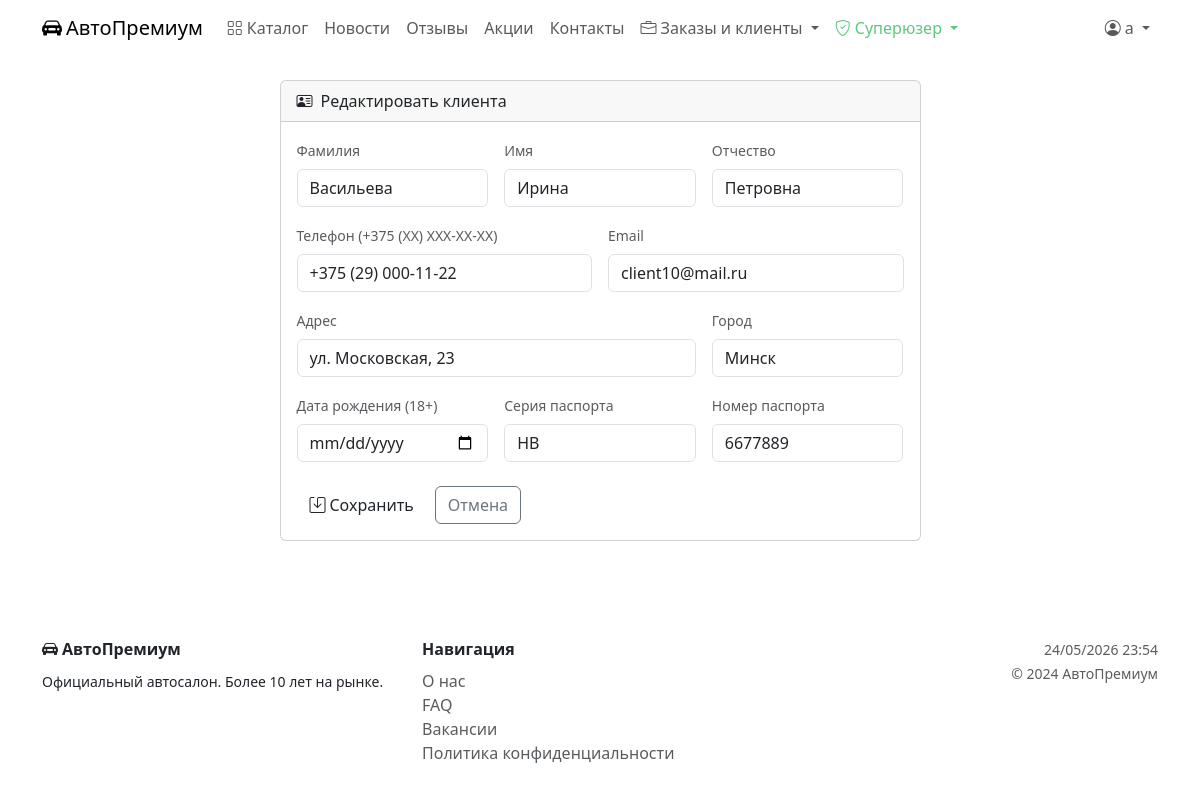
Screenshot of /clients/16/edit/ (signed in) with the database file from the repository.
### catalog/models.py (models this page shows, shortened)
class Client(models.Model):
    user = models.OneToOneField(
        User, on_delete=models.CASCADE,
        related_name='client_profile', verbose_name='Пользователь'
    )
    last_name = models.CharField('Фамилия', max_length=100, blank=True)
    first_name = models.CharField('Имя', max_length=100, blank=True)
    patronymic = models.CharField('Отчество', max_length=100, blank=True)
    phone = models.CharField('Телефон', max_length=20, validators=[validate_phone])
    email = models.EmailField('Email')
    address = models.CharField('Адрес', max_length=255, blank=True)
    city = models.CharField('Город', max_length=100, blank=True)
    birth_date = models.DateField('Дата рождения', validators=[validate_adult])
    passport_series = models.CharField('Серия паспорта', max_length=10, blank=True)
    passport_number = models.CharField('Номер паспорта', max_length=20, blank=True)
    created_at = models.DateTimeField('Зарегистрирован', auto_now_add=True)
    class Meta:
        verbose_name = 'Клиент'
        verbose_name_plural = 'Клиенты'
        ordering = ['last_name', 'first_name']

### catalog/views.py (the view)
# urls.py: re_path(r'^clients/(?P<pk>\d+)/edit/$', views.client_update, name='client_update'),
@login_required
def client_update(request, pk):
    if not (request.user.is_staff or request.user.is_superuser):
        return redirect('index')
    client = get_object_or_404(Client, pk=pk)
    if request.method == 'POST':
        form = ClientQuickForm(request.POST, instance=client)
        if form.is_valid():
            form.save()
            messages.success(request, 'Данные клиента обновлены.')
            return redirect('client_list')
    else:
        form = ClientQuickForm(instance=client)
    return render(request, 'catalog/client_form.html', {
        'form': form, 'title': 'Редактировать клиента', 'client': client
    })

### templates/catalog/client_form.html (shortened to what this page needs)
{% extends 'base.html' %}
{% block content %}
<div class="row justify-content-center">
  <div class="col-md-7">
    <div class="card">
      <div class="card-header text-gold">
        <i class="bi bi-person-vcard me-2"></i>{{ title }}
      </div>
      <div class="card-body">
        <form method="post" novalidate>
          <div class="row g-3">
            <div class="col-md-4">
              <label class="form-label small text-muted">Фамилия</label>
              {{ form.last_name }}
            </div>
            <div class="col-md-4">
              <label class="form-label small text-muted">Имя</label>
              {{ form.first_name }}
            </div>
            <div class="col-md-4">
              <label class="form-label small text-muted">Отчество</label>
              {{ form.patronymic }}
            </div>
            <div class="col-md-6">
              <label class="form-label small text-muted">Телефон (+375 (XX) XXX-XX-XX)</label>
              {{ form.phone }}
            </div>
            <div class="col-md-6">
              <label class="form-label small text-muted">Email</label>
              {{ form.email }}
            </div>
            <div class="col-md-8">
              <label class="form-label small text-muted">Адрес</label>
              {{ form.address }}
            </div>
            <div class="col-md-4">
              <label class="form-label small text-muted">Город</label>
              {{ form.city }}
            </div>
            <div class="col-md-4">
              <label class="form-label small text-muted">Дата рождения (18+)</label>
              {{ form.birth_date }}
            </div>
            <div class="col-md-4">
              <label class="form-label small text-muted">Серия паспорта</label>
              {{ form.passport_series }}
            </div>
            <div class="col-md-4">
              <label class="form-label small text-muted">Номер паспорта</label>
              {{ form.passport_number }}
            </div>
          </div>
          <div class="d-flex gap-2 mt-4">
            <button type="submit" class="btn btn-gold">
              <i class="bi bi-save me-1"></i>Сохранить
            </button>
            <a href="{% url 'client_list' %}" class="btn btn-outline-secondary">Отмена</a>
          </div>
        </form>
      </div>
    </div>
  </div>
</div>
{% endblock %}

### templates/base.html (shortened to what this page needs)
<!DOCTYPE html>
<html lang="ru">
<head>
  <link href="https://cdn.jsdelivr.net/npm/bootstrap@5.3.2/dist/css/bootstrap.min.css" rel="stylesheet">
  <link href="https://cdn.jsdelivr.net/npm/bootstrap-icons@1.11.1/font/bootstrap-icons.css" rel="stylesheet">
</head>
<body>
<nav class="navbar navbar-expand-lg sticky-top">
  <div class="container">
    <a class="navbar-brand" href="{% url 'index' %}">
      <i class="bi bi-car-front-fill me-1"></i>АвтоПремиум
    </a>
    <div class="collapse navbar-collapse" id="nav">
      <ul class="navbar-nav me-auto">
        <li class="nav-item"><a class="nav-link" href="{% url 'car_list' %}"><i class="bi bi-grid me-1"></i>Каталог</a></li>
        <li class="nav-item"><a class="nav-link" href="{% url 'news_list' %}">Новости</a></li>
        <li class="nav-item"><a class="nav-link" href="{% url 'reviews_list' %}">Отзывы</a></li>
        <li class="nav-item"><a class="nav-link" href="{% url 'promos' %}">Акции</a></li>
        <li class="nav-item"><a class="nav-link" href="{% url 'contacts' %}">Контакты</a></li>
{% if user.is_staff %}
<li class="nav-item dropdown">
  <a class="nav-link dropdown-toggle text-gold" href="#" data-bs-toggle="dropdown">
    <i class="bi bi-briefcase me-1"></i>Заказы и клиенты
  </a>
</li>
{% endif %}
        {% if user.is_superuser %}
        <li class="nav-item dropdown">
          <a class="nav-link dropdown-toggle" style="color:#5dc87c !important;" href="#" data-bs-toggle="dropdown">
            <i class="bi bi-shield-check me-1"></i>Суперюзер
          </a>
        </li>
        {% endif %}
      </ul>
      <ul class="navbar-nav">
        {% if user.is_authenticated %}
        <li class="nav-item dropdown">
          <a class="nav-link dropdown-toggle" href="#" data-bs-toggle="dropdown">
            <i class="bi bi-person-circle me-1"></i>{{ user.get_full_name|default:user.username }}
          </a>
        </li>
        {% else %}
        <li class="nav-item"><a class="nav-link" href="{% url 'login' %}"><i class="bi bi-box-arrow-in-right me-1"></i>Войти</a></li>
        <li class="nav-item"><a class="btn btn-gold ms-2 nav-link px-3" href="{% url 'register' %}">Регистрация</a></li>
        {% endif %}
      </ul>
    </div>
  </div>
</nav>
<main class="py-4">
  <div class="container">
    {% block content %}{% endblock %}
  </div>
</main>
<footer class="footer py-4 mt-5">
  <div class="container">
    <div class="row">
      <div class="col-md-4">
        <div class="text-gold fw-bold mb-2"><i class="bi bi-car-front-fill me-1"></i>АвтоПремиум</div>
        <small>Официальный автосалон. Более 10 лет на рынке.</small>
      </div>
      <div class="col-md-4">
        <div class="fw-bold mb-2">Навигация</div>
        <div><a href="{% url 'about' %}" class="text-muted text-decoration-none">О нас</a></div>
        <div><a href="{% url 'faq' %}" class="text-muted text-decoration-none">FAQ</a></div>
        <div><a href="{% url 'vacancies' %}" class="text-muted text-decoration-none">Вакансии</a></div>
        <div><a href="{% url 'privacy' %}" class="text-muted text-decoration-none">Политика конфиденциальности</a></div>
      </div>
      <div class="col-md-4 text-md-end">
        <small class="text-muted">{% now "d/m/Y H:i" %}</small><br>
        <small class="text-muted">© 2024 АвтоПремиум</small>
      </div>
    </div>
  </div>
</footer>
</body>
</html>

### rows the page displays
Client: last_name "Васильева", first_name "Ирина", patronymic "Петровна", phone "+375 (29) 000-11-22", email "client10@mail.ru", address "ул. Московская, 23", city "Минск", passport_series "HB", passport_number "6677889"

### other values shown
{{ user.get_full_name|default:user.username }} "a"
{{ title }} "Редактировать клиента"
